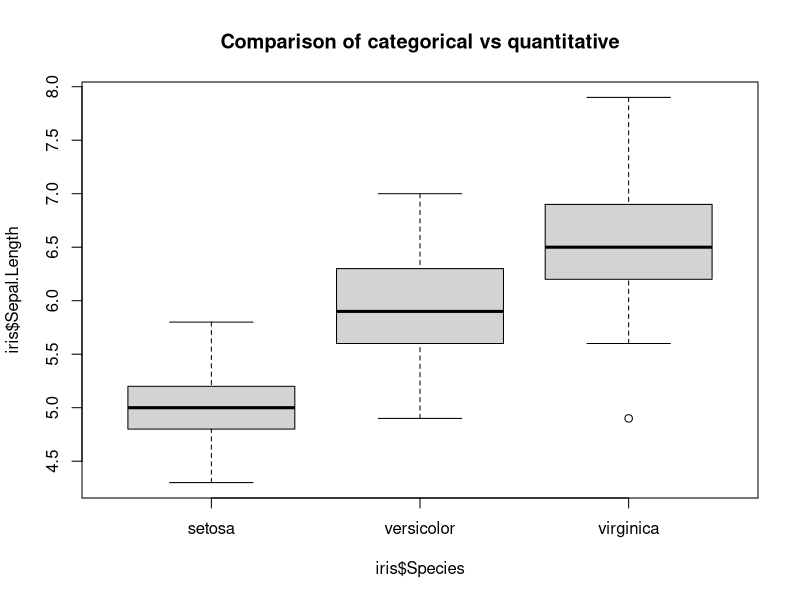
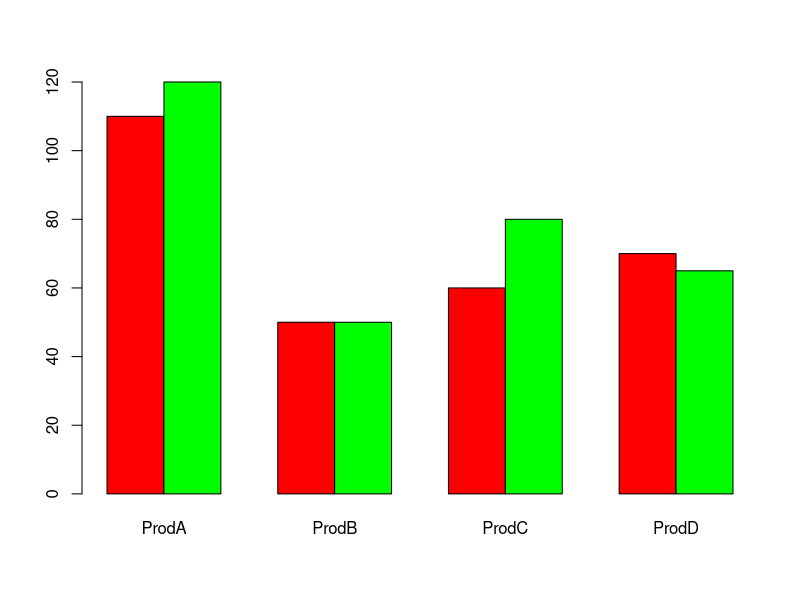
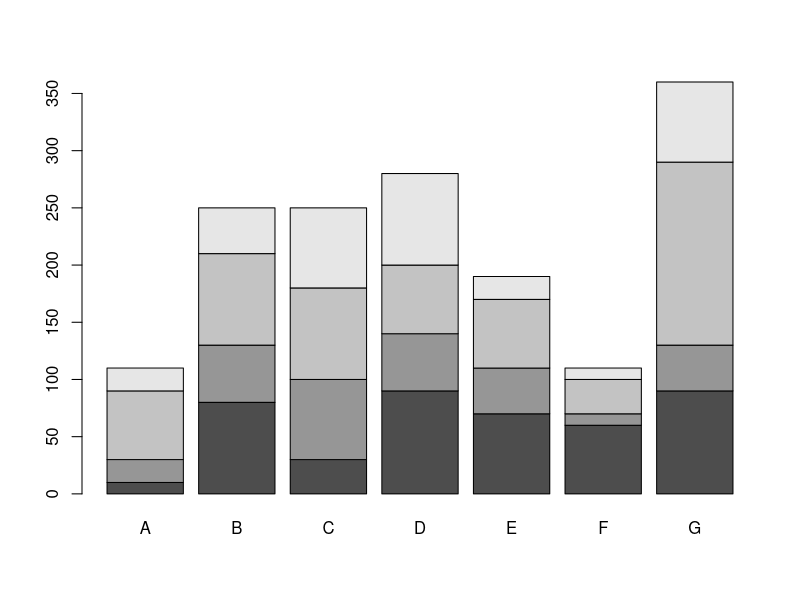
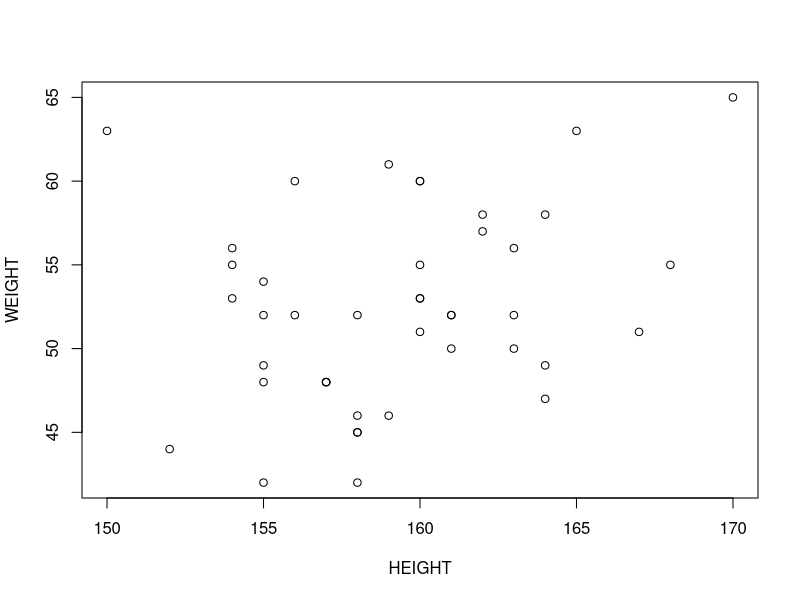
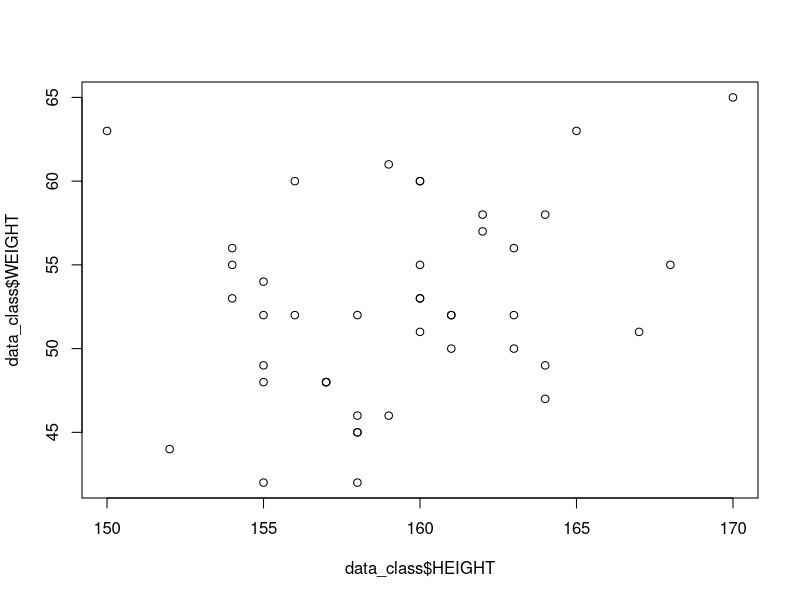
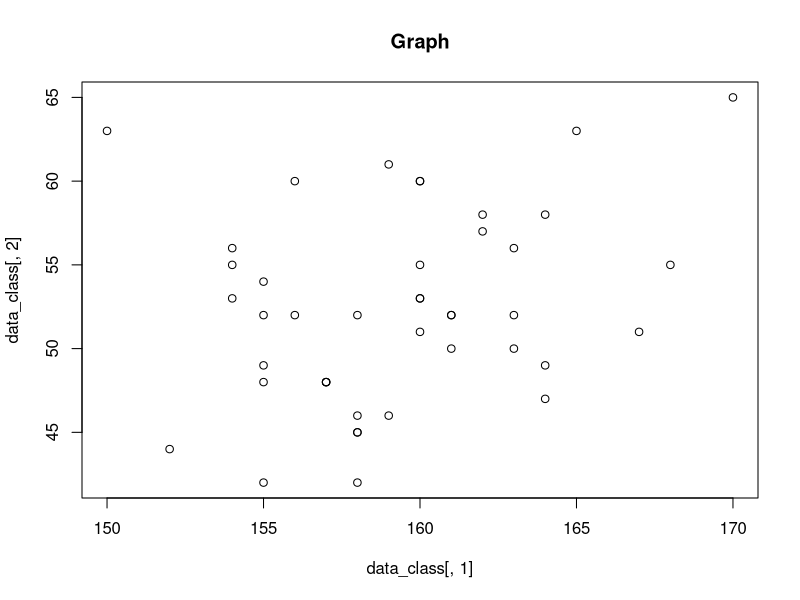
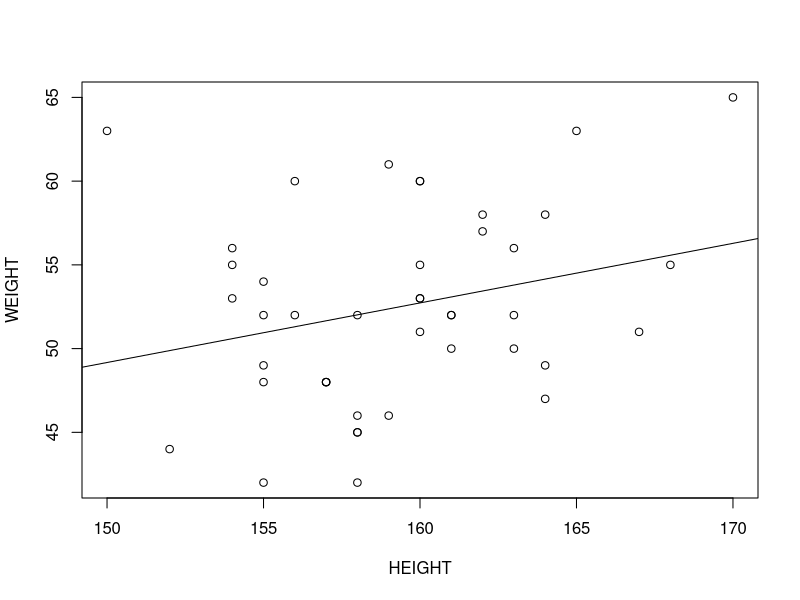
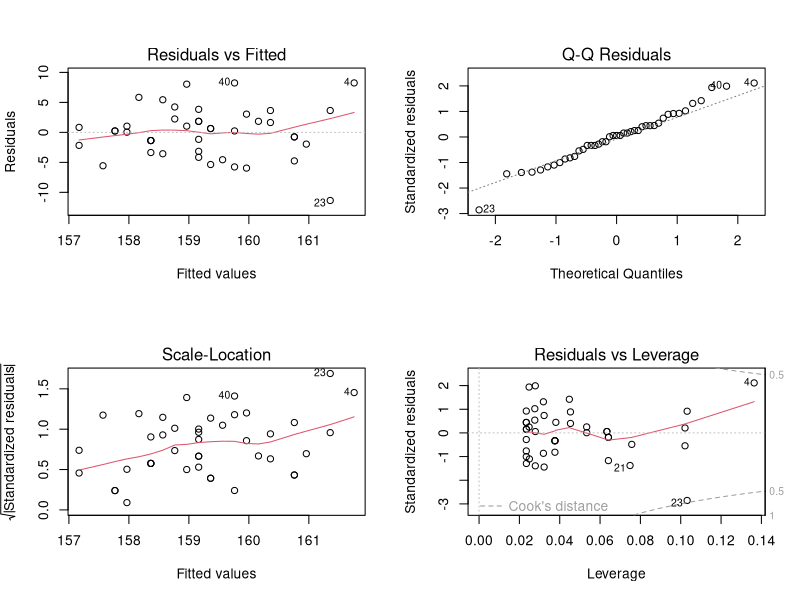

Recreate these plots in R, in order.
## ---- chunk 1
knitr::opts_chunk$set(echo = TRUE, warning = FALSE, message = FALSE,
                      fig.width = 7, fig.height = 4.5)
## ---- chunk 2
# install.packages("tidyverse")   # once only
library(tidyverse)   # dplyr, tidyr, ggplot2, readr, purrr, stringr, forcats, lubridate
## ---- chunk 3
# Basic calculations
20 + 10
50 - 8
30 * 20
90 / 3
6^4
## ---- chunk 4
# Numeric vector
study_hours <- c(2.5, 3, 4, 1.5, 5)
summary(study_hours)

# Calculate the average study time
mean(study_hours)

# Logical vector
passed <- c(TRUE, TRUE, FALSE, TRUE)

# Character vector
students <- c("Marcellin", "Muhoza", "Alice", "Josianne")

# Integer vector
days <- 1:7

# Complex vector
complex_values <- c(4 + 2i, 3 + 2i)

# Check the type of a vector
class(study_hours)
## ---- chunk 5
# Create a matrix with 2 rows and 3 columns
x <- matrix(1:6, nrow = 2, ncol = 3)
x

# Create another matrix
y <- matrix(1:6, nrow = 3, ncol = 2)
y

# Multiply the two matrices
x %*% y
## ---- chunk 6
# Create a list with different types of information
student_info <- list(
  name = "Marcellin",
  age = 25,
  registered = TRUE,
  score = 80 + 2i
)

student_info

# Access the student's name
student_info[[1]]
## ---- chunk 7
# Record whether students completed an assignment
assignment_status <- factor(
  c("Completed", "Completed", "Not completed", "Completed", "Not completed")
)

assignment_status
levels(assignment_status)
## ---- chunk 8
# Create a vector with one missing value
scores <- c(60, 84, NA, 85, 78)

# Identify the missing value
is.na(scores)

# Remove missing values when calculating the average
mean(scores, na.rm = TRUE)
## ---- chunk 9
# Check which rows have complete information
height <- c(160, 155, NA, 140, 185)
weight <- c(68, 58, 70, NA, 70)

complete.cases(height, weight)
## ---- chunk 10
# Numbers become characters when text is included
mixed_values <- c(40, 30, "Ten")
mixed_values

# TRUE is counted as 1 and FALSE as 0
sum(c(TRUE, TRUE, FALSE, TRUE))
## ---- chunk 11
data_class <- data.frame(
  HEIGHT = c(161,155,158,170,160,156,162,158,158,167,160,155,154,155,157,
             157,160,158,160,160,152,154,150,161,162,164,161,155,159,163,
             159,160,158,165,156,163,155,164,163,168,157,164,154),
  WEIGHT = c(50,49,42,65,60,52,58,46,45,51,60,42,53,48,48,
             48,53,52,51,53,44,56,63,52,57,49,52,54,46,50,
             61,55,45,63,60,56,52,47,52,55,48,58,55)
)
## ---- chunk 12
variable.names(data_class)
head(data_class)
tail(data_class)
data_class[10:20, ]
summary(data_class$WEIGHT)
length(data_class$WEIGHT)
data_class[, -1]
data_class$WEIGHT
## ---- chunk 13
# data()   # list of available datasets
data("airquality")
variable.names(airquality)
str(airquality)
## ---- chunk 14
data_class
summary(data_class)
str(data_class)
## ---- chunk 15
apply(data_class, 1, mean)
apply(data_class, 2, sd)
c(mean(data_class$HEIGHT), sd(data_class$HEIGHT))
c(mean(data_class$WEIGHT), sd(data_class$WEIGHT))
c(Mean = mean(data_class$HEIGHT), SD = sd(data_class$HEIGHT))
c(Mean = mean(data_class$WEIGHT), SD = sd(data_class$WEIGHT))
## ---- chunk 16
data("iris")
head(iris)
mean(iris$Petal.Length)
mean(iris$Petal.Length[iris$Species == "setosa"])
mean(iris$Petal.Length[iris$Species == "versicolor"])
mean(iris$Petal.Length[iris$Species == "virginica"])

# shortcut
by(iris$Petal.Length, iris$Species, mean)
by(iris$Petal.Length, iris$Species, sd)
by(iris$Petal.Length, iris$Species, summary)
## ---- chunk 17
boxplot(iris$Sepal.Length ~ iris$Species, data = iris,
        main = "Comparison of categorical vs quantitative")
## ---- chunk 18
ucba <- data.frame(UCBAdmissions)
head(ucba)
(cross <- xtabs(Freq ~ Gender + Admit, data = ucba))

# Is there gender bias in UCB graduate admission?
prop.table(cross, 1)
## ---- chunk 19
cross2 <- xtabs(Freq ~ Gender + Admit, data = ucba[ucba$Dept == "F", ])
prop.table(cross2, 1)
## ---- chunk 20
dat <- read.table(text = "ProdA ProdB ProdC ProdD
1 110 50 60 70
2 120 50 80 65", header = TRUE)
barplot(as.matrix(dat), beside = TRUE, col = c("Red", "green"))

dat <- read.table(text = "A   B   C   D   E   F    G
1 10 80 30 90 70 60  90
2 20 50 70 50 40 10  40
3 60 80 80 60  60 30 160
4 20 40 70 80 20 10  70", header = TRUE)
barplot(as.matrix(dat))
## ---- chunk 21
plot(WEIGHT ~ HEIGHT, data = data_class)
plot(data_class$HEIGHT, data_class$WEIGHT)
plot(data_class[, 1], data_class[, 2], main = "Graph")
cor(data_class$HEIGHT, data_class$WEIGHT)
## ---- chunk 22
plot(WEIGHT ~ HEIGHT, data = data_class)
abline(lm(WEIGHT ~ HEIGHT, data = data_class)$coefficients)

data_lm <- lm(HEIGHT ~ WEIGHT, data = data_class)
summary(data_lm)

par(mfrow = c(2, 2))
plot(data_lm)
par(mfrow = c(1, 1))

hist(data_class$HEIGHT)
hist(data_class$WEIGHT, col = "blue")
## ---- chunk 23
plot(WEIGHT ~ HEIGHT, data = data_class)
abline(lm(WEIGHT ~ HEIGHT, data = data_class)$coefficients)
lines(lowess(data_class$HEIGHT, data_class$WEIGHT), col = "blue")

cor(data_class$HEIGHT, data_class$WEIGHT)
lm(WEIGHT ~ HEIGHT, data = data_class)
## ---- chunk 24
BMI <- with(data_class, WEIGHT / (HEIGHT / 100)^2)
BMI
BMI <- round(BMI, 2)
BMI

head(cbind(data_class, BMI), n = 5)
new_data_class <- cbind(data_class, BMI)
tail(new_data_class, n = 10)

summary(BMI)
stem(BMI, scale = 2)
## ---- chunk 25
today <- Sys.Date()
format(today, format = "%B %d %Y")
format(today, format = "%A")

dob <- as.Date("1982-02-10")
difftime(today, dob, units = "days")

startdate <- as.Date("2004-02-13")
enddate   <- as.Date("2011-01-22")
enddate - startdate
## ---- chunk 26
manager <- c(1, 2, 3, 4, 5)
country <- c("US", "US", "UK", "UK", "UK")
gender  <- c("M", "F", "F", "M", "F")
age     <- c(32, 45, 25, 39, 99)
q1 <- c(5, 3, 3, 3, 2)
q2 <- c(4, 5, 5, 3, 2)
q3 <- c(5, 2, 5, 4, 1)
q4 <- c(5, 5, 5, NA, 2)
q5 <- c(5, 5, 2, NA, 1)

leadership <- data.frame(manager, country, gender, age, q1, q2, q3, q4, q5)
str(leadership)
names(leadership)
## ---- chunk 27
leadership$age[leadership$age == 99] <- NA
# View(leadership)

leadership$agecat[leadership$age > 75] <- "Elder"
leadership$agecat[leadership$age >= 35 & leadership$age <= 75] <- "Middle Aged"
leadership$agecat[leadership$age < 35] <- "Young"
leadership
## ---- chunk 28
is.na(leadership[, 5:9])
newdata <- na.omit(leadership)
newdata
## ---- chunk 29
order(leadership$age)
newdata2 <- leadership[order(leadership$age), ]
newdata2
## ---- chunk 30
newdata3 <- leadership[, c(5:9)]
myvars <- c("q1", "q2", "q3", "q4", "q5")
(newdata3 <- leadership[myvars])

newdata4 <- leadership[, c(-1, -2)]
(newdata4 <- leadership[, -(1:5)])

newdata5 <- leadership[, c(-1, -7)]
leadership[[4]]
leadership$age

newdata6 <- leadership[c(-1, -3), ]
newdata6 <- leadership[c(2, 4, 5), ]

newdata7 <- subset(leadership, age >= 35 | age < 24, select = c(q1, q2, q3, q4, q5))
newdata7

# Men older than 30
(newdata7 <- leadership[leadership$gender == "M" & leadership$age > 30, ])
## ---- chunk 31
install.packages("tibble")
library(tibble)
students <- tibble(
  id = 1:30,
  name = c("Uwase", "Mugisha", "Ineza", "Niyonzima", "Uwimana", "Habimana",
           "Mukamana", "Nshuti", "Iradukunda", "Umutoni",
           "Ndayisaba", "Kamanzi", "Uwera", "Hakizimana", "Mutesi",
           "Bizimana", "Ishimwe", "Nkurunziza", "Umuhoza", "Gasana",
           "Mukeshimana", "Twagirayezu", "Kayitesi", "Munyaneza", "Uwineza",
           "Rugamba", "Tuyisenge", "Byiringiro", "Mahoro", "Akimana"),
  district = rep(c("Gasabo", "Kicukiro", "Nyarugenge", "Huye", "Musanze", "Rubavu"), times = 5),
  sex = rep(c("F", "M", "F", "F", "M"), times = 6),
  grade = rep(c("S1", "S2", "S3"), each = 10),
  math = c(78, 65, 88, 54, 92, 71, 60, 85, NA, 95,
           67, 73, 58, 81, 90, 62, 77, 69, 84, 55,
           72, 64, 93, NA, 86, 79, 68, 91, 59, 75),
  english = c(70, 72, 80, 60, 85, 66, 58, 78, 55, 90,
              64, 70, 62, 75, 88, 59, 73, NA, 80, 61,
              69, 60, 87, 52, 79, 74, 71, 84, 63, 77),
  kinyarwanda = c(82, 75, 90, 68, 88, 79, 72, 91, 66, 94,
                  77, 80, 70, 85, 92, 74, 81, 76, 89, 69,
                  78, 73, 95, 64, 87, 83, 75, 90, 71, 84),
  tuition = rep(c(50000, 75000, 100000), times = 10),
  date = seq(as.Date("2026-01-12"), by = "week", length.out = 30)
)
View(students)


## ---- chunk 32
glimpse(students)
head(students)
summary(students)
colSums(is.na(students))   # NAs per column
## ---- chunk 33
students %>% filter(math >= 80)
students %>% filter(district == "Gasabo", grade == "S1")
students %>% filter(district %in% c("Huye", "Musanze"))
students %>% filter(between(math, 60, 80))
students %>% filter(is.na(math))
## ---- chunk 34
students %>% select(name, district, math)
students %>% select(name, math:kinyarwanda)
students %>% select(-id, -date)
students %>% select(starts_with("e"))
students %>% select(where(is.numeric))
## ---- chunk 35
students %>% arrange(math)
students %>% arrange(desc(kinyarwanda))
students %>% arrange(district, desc(math))
## ---- chunk 36
students <- students %>%
  mutate(
    average = rowMeans(across(math:kinyarwanda), na.rm = TRUE),
    level = case_when(
      average >= 85 ~ "Excellent",
      average >= 70 ~ "Good",
      average >= 60 ~ "Average",
      TRUE          ~ "Low"
    ),
    passed = if_else(average >= 60, "Yes", "No"),
    name_upper = str_to_upper(name)
  )

students
## ---- chunk 37
students %>% rename(class = grade)
students %>% relocate(average, .after = name)
## ---- chunk 38
students %>% count(district)
students %>% count(grade, sex)
students %>% count(level, sort = TRUE)
students %>% distinct(district)
n_distinct(students$district)
## ---- chunk 39
students %>%
  group_by(district) %>%
  summarise(
    n = n(),
    math_avg = mean(math, na.rm = TRUE),
    max_kinyarwanda = max(kinyarwanda),
    median_avg = median(average)
  )

students %>%
  group_by(grade, sex) %>%
  summarise(average = mean(average), .groups = "drop")
## ---- chunk 40
students %>%
  summarise(across(math:kinyarwanda, ~ mean(.x, na.rm = TRUE)))
## ---- chunk 41
students %>% slice_max(average, n = 5)
students %>% slice_min(average, n = 5)
students %>% slice_head(n = 3)
students %>% slice_sample(n = 3)
students %>% group_by(district) %>% slice_max(average, n = 1)
## ---- chunk 42
students %>%
  mutate(rank = min_rank(desc(average)),
         change = average - lag(average),
         running_total = cumsum(tuition)) %>%
  select(name, average, rank, change, running_total)
## ---- chunk 43
students %>% pull(math) %>% mean(na.rm = TRUE)
## ---- chunk 44
provinces <- tibble(
  district = c("Gasabo", "Kicukiro", "Nyarugenge", "Huye", "Musanze", "Rubavu"),
  province = c("Kigali", "Kigali", "Kigali", "South", "North", "West")
)

students %>% left_join(provinces, by = "district")
students %>% inner_join(provinces, by = "district")
provinces %>% anti_join(students %>% filter(district == "Huye"), by = "district")
## ---- chunk 45
new_student <- tibble(id = 31, name = "Kalisa", district = "Huye")
bind_rows(students %>% select(id, name, district), new_student) %>% tail()
## ---- chunk 46
long_data <- students %>%
  select(id, name, district, math, english, kinyarwanda) %>%
  pivot_longer(cols = math:kinyarwanda,
               names_to = "subject", values_to = "score")
long_data
## ---- chunk 47
long_data %>% pivot_wider(names_from = subject, values_from = score)

students %>%
  group_by(district, grade) %>%
  summarise(m = mean(math, na.rm = TRUE), .groups = "drop") %>%
  pivot_wider(names_from = grade, values_from = m)
## ---- chunk 48
students %>% drop_na(math)
students %>% drop_na()
students %>% replace_na(list(math = 0, english = 0))
## ---- chunk 49
united <- students %>% unite("name_grade", name, grade, sep = "-")
united %>% select(name_grade)
united %>% separate(name_grade, into = c("name", "grade"), sep = "-")
## ---- chunk 50
students %>%
  count(district, grade) %>%
  complete(district, grade, fill = list(n = 0))
## ---- chunk 51
# lubridate: dates
students %>%
  mutate(month = month(date, label = TRUE),
         year = year(date),
         week_no = week(date)) %>%
  count(month)

# stringr: text
students %>% filter(str_detect(name, "^U"))   # names starting with U
students %>% mutate(name_length = str_length(name)) %>% select(name, name_length)

# forcats: factors
students %>%
  mutate(district = fct_reorder(district, average)) %>%
  pull(district) %>%
  levels()

# purrr: apply a function over columns
students %>% select(math:kinyarwanda) %>% map_dbl(~ mean(.x, na.rm = TRUE))
## ---- chunk 52
ggplot(students, aes(math, kinyarwanda, color = sex)) +
  geom_point(size = 3) +
  geom_smooth(method = "lm", se = FALSE) +
  labs(title = "Math vs Kinyarwanda", x = "Math", y = "Kinyarwanda") +
  theme_minimal()
## ---- chunk 53
ggplot(students, aes(district, fill = sex)) +
  geom_bar(position = "dodge") +
  labs(title = "Students per district", x = NULL, y = "Count")
## ---- chunk 54
students %>%
  group_by(district) %>%
  summarise(avg = mean(average)) %>%
  ggplot(aes(fct_reorder(district, avg), avg)) +
  geom_col(fill = "steelblue") +
  coord_flip() +
  labs(x = NULL, y = "Average score")
## ---- chunk 55
ggplot(students, aes(grade, average, fill = grade)) +
  geom_boxplot() +
  theme_classic()
## ---- chunk 56
ggplot(students, aes(average)) +
  geom_histogram(bins = 10, fill = "tomato", color = "white")

ggplot(students, aes(average, fill = sex)) +
  geom_density(alpha = 0.5)
## ---- chunk 57
ggplot(students, aes(math, english)) +
  geom_point() +
  facet_wrap(~ district)
## ---- chunk 58
students %>%
  group_by(district, grade) %>%
  summarise(avg = mean(average), .groups = "drop") %>%
  ggplot(aes(grade, district, fill = avg)) +
  geom_tile() +
  geom_text(aes(label = round(avg, 1)), color = "white") +
  scale_fill_viridis_c()
## ---- chunk 59
ggplot(long_data, aes(subject, score, fill = subject)) +
  geom_boxplot(na.rm = TRUE) +
  theme_bw() +
  theme(legend.position = "none")
## ---- chunk 60
students %>%
  pivot_longer(math:kinyarwanda, names_to = "subject", values_to = "score") %>%
  drop_na(score) %>%
  group_by(grade, subject) %>%
  summarise(avg = mean(score), .groups = "drop") %>%
  ggplot(aes(grade, avg, fill = subject)) +
  geom_col(position = "dodge") +
  labs(title = "Average score by grade and subject",
       x = "Grade", y = "Average", fill = "Subject") +
  theme_minimal()
